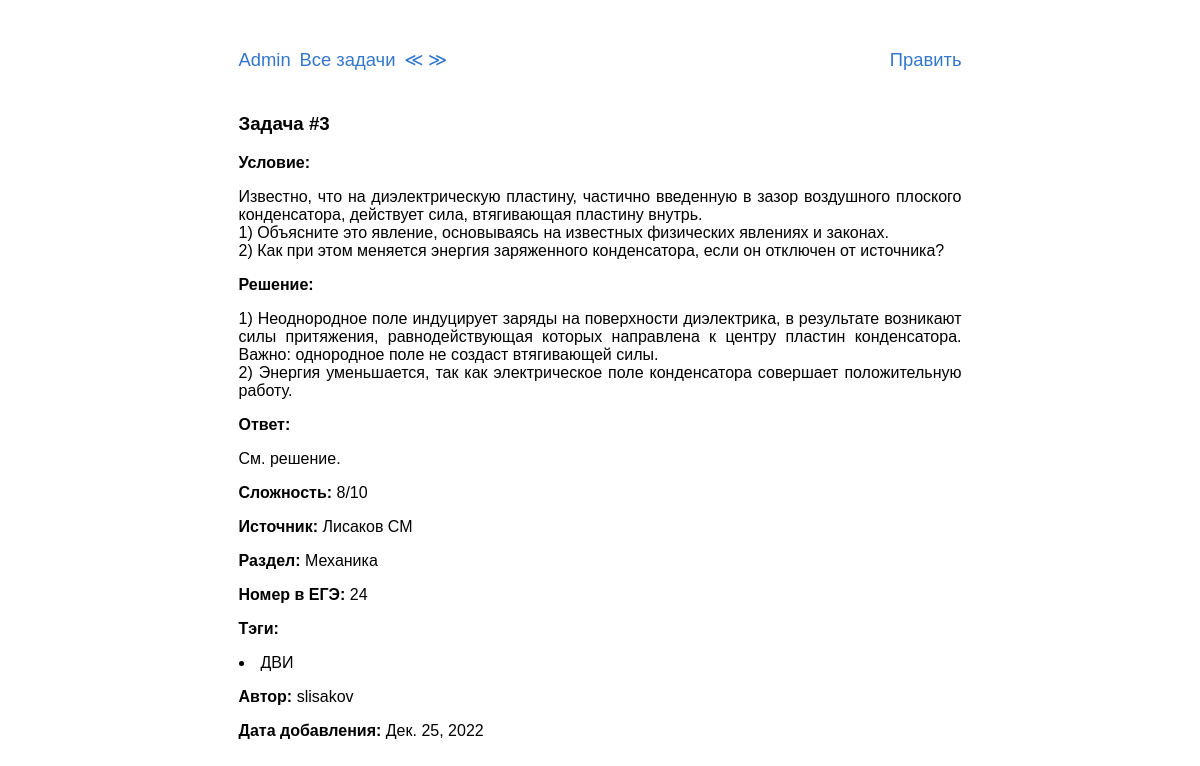
Before: /problems/3/ with the older database file.
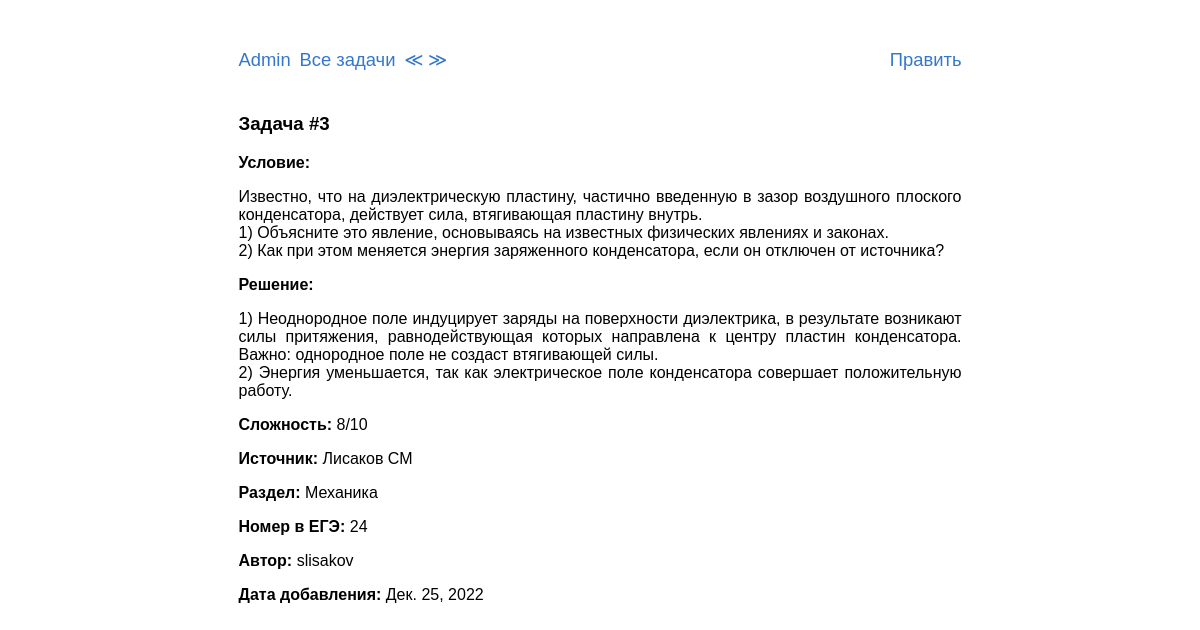
After: the same page with the newer database file.
### problems/models.py (models this page shows, shortened)
class Problem(models.Model):
    text = models.TextField('условие',
                            max_length=6000,
                            help_text='Максимум 6 тыс. символов '
                            '(если мало - обратитесь к создательнице сайта)')
    solution = models.TextField('решение',
                                max_length=6000,
                                help_text='Максимум 6 тыс. символов',
                                blank=True,
                                null=True)
    answer = models.TextField('ответ',
                              max_length=1000,
                              help_text='Максимум 1 тыс. символов',
                              blank=True,
                              null=True)
    complexity = models.PositiveSmallIntegerField('сложность',
                                                  help_text=('число от 1 до 10'
                                                             ' включительно'),
                                                  blank=True,
                                                  null=True,
                                                  validators=(
                                                      [MinValueValidator(1),
                                                       MaxValueValidator(10)]))
    author = models.ForeignKey(User,
                               on_delete=models.CASCADE,
                               editable=False,
                               verbose_name='автор')
    date = models.DateField('дата добавления',
                            auto_now_add=True)
    tags = models.ManyToManyField(Tag,
                                  verbose_name='тэги',
                                  blank=True)
    source = models.ForeignKey(Source,
                               on_delete=models.CASCADE,
                               verbose_name='источник',
                               blank=True,
                               null=True)
    category = models.ForeignKey(Category,
                                 on_delete=models.CASCADE,
                                 verbose_name='раздел',
                                 blank=True,
                                 null=True)
    subcategory = models.ForeignKey(Subcategory,
                                    on_delete=models.CASCADE,
                                    verbose_name='подраздел',
                                    blank=True,
                                    null=True)
    type_ege = models.ForeignKey(TypeInEGE,
                                 on_delete=models.CASCADE,
                                 verbose_name='Тип задания',
                                 null=True)
    class Meta:
        verbose_name = 'задача'
        verbose_name_plural = 'задачи'
        default_related_name = 'problems'

class Tag(models.Model):
    name = models.CharField('название',
                            max_length=150,
                            help_text='Максимум 150 символов')
    slug = models.SlugField('слаг',
                            max_length=150,
                            help_text=('Слаг - текстовый идентификатор,'
                                       ' с помощью которого будут'
                                       ' генерироваться ссылки'))
    class Meta:
        verbose_name = 'тэг'
        verbose_name_plural = 'тэги'
        default_related_name = 'tags'
        ordering = ['name']

class Source(models.Model):
    name = models.CharField('название',
                            max_length=500,
                            help_text='Максимум 500 символов')
    class Meta:
        verbose_name = 'источник'
        verbose_name_plural = 'источники'
        default_related_name = 'source'
        ordering = ['name']
    def __str__(self):
        return self.name

class CategoryBaseModel(models.Model):
    name = models.CharField('название',
                            max_length=150,
                            help_text='Максимум 150 символов')
    slug = models.SlugField('слаг',
                            max_length=150,
                            help_text=('Слаг - текстовый идентификатор,'
                                       ' с помощью которого будут'
                                       ' генерироваться ссылки'))
    class Meta:
        abstract = True
    def __str__(self):
        return self.name

class Category(CategoryBaseModel):
    class Meta:
        verbose_name = 'раздел'
        verbose_name_plural = 'разделы'
        default_related_name = 'category'
        ordering = ['name']

class TypeInEGE(models.Model):
    objects = TypeInEGEManager()
    number = models.PositiveSmallIntegerField('номер')
    max_score = models.PositiveSmallIntegerField('максимальное количество'
                                                 ' баллов')
    part_ege = models.ForeignKey(PartOfEGE,
                                 on_delete=models.CASCADE,
                                 verbose_name='часть ЕГЭ',
                                 default=1)
    class Meta:
        verbose_name = 'тип'
        verbose_name_plural = 'типы'
        default_related_name = 'type'
        ordering = ['number']
    def __str__(self):
        return str(self.number)

### problems/views.py (the view)
# urls.py: re_path(r'^(?P<pk>[1-9]\d*)/$', views.ProblemView.as_view(),
class ProblemView(DetailView):
    model = Problem
    template_name = 'problems/problem_detail.html'
    context_object_name = 'problem'
    def get_context_data(self, **kwargs):
        data = super().get_context_data(**kwargs)
        problem_pk = self.kwargs['pk']
        images = Image.objects.filter(problem_id=problem_pk)
        data['text_images'] = images.filter(relation=1)
        data['solution_images'] = images.filter(relation=2)
        data['answer_images'] = images.filter(relation=3)
        data['next_problem'] = (Problem.objects
                                       .all()
                                       .filter(id=int(problem_pk) + 1)
                                       .exists())
        data['previous_problem'] = (Problem.objects
                                           .all()
                                           .filter(id=int(problem_pk) - 1)
                                           .exists())
        return data

### templates/problems/problem_detail.html (shortened to what this page needs)
{% extends "base.html" %}
{% block content %}
  <div class="card">
    <h3 class="card-title">Задача #{{problem.id}}</h3>
    <p><b>Условие: </b></p>{{problem.text|linebreaks}}
    {% if problem.solution%}<p><b>Решение: </b></p>{{problem.solution|linebreaks}}{% endif %}
    {% if problem.answer%}<p><b>Ответ: </b></p>{{problem.answer}}{% endif %}
    {% if problem.complexity%}<p><b>Сложность: </b>{{problem.complexity}}/10</p>{% endif %}
    {% if problem.source%}<p><b>Источник: </b>{{problem.source}}{% endif %}</p>
    {% if problem.category%}<p><b>Раздел: </b>{{problem.category}}{% endif %}</p>
    <p><b>Номер в ЕГЭ: </b>{{problem.type_ege}}</p>
    {% if problem.tags.all %}<p><b>Тэги:</b></p>
    {% for tag in problem.tags.all %}
      <p><li>{{ tag.name }}</li></p>
    {% endfor %}{% endif %}
    <p><b>Автор: </b>{{problem.author.username}}</p>
    <p><b>Дата добавления: </b>{{problem.date}}</p>
  </div>
{% endblock %}

Changed rows visible on the page:
no longer on this page (row unchanged): Tag: name "ДВИ"
changed Problem "Лисаков СМ": answer "См. решение." → (not shown)
Other visible differences:
text no longer shown: "Ответ: Тэги:"
